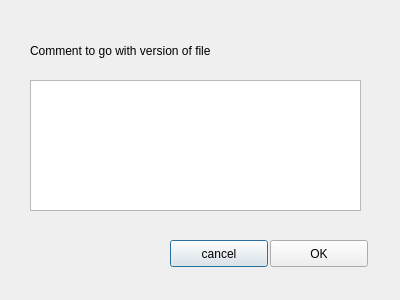
<?xml version="1.0" encoding="UTF-8"?>
<ui version="4.0">
 <class>getCommentForm</class>
 <widget class="QDialog" name="getCommentForm">
  <property name="geometry">
   <rect>
    <x>0</x>
    <y>0</y>
    <width>400</width>
    <height>300</height>
   </rect>
  </property>
  <property name="windowTitle">
   <string>getCommentForm</string>
  </property>
  <widget class="QLabel" name="label">
   <property name="geometry">
    <rect>
     <x>30</x>
     <y>30</y>
     <width>251</width>
     <height>41</height>
    </rect>
   </property>
   <property name="text">
    <string>Comment to go with version of file</string>
   </property>
  </widget>
  <widget class="QTextEdit" name="textEdit">
   <property name="geometry">
    <rect>
     <x>30</x>
     <y>80</y>
     <width>331</width>
     <height>131</height>
    </rect>
   </property>
  </widget>
  <widget class="QPushButton" name="cancelButton">
   <property name="geometry">
    <rect>
     <x>170</x>
     <y>240</y>
     <width>98</width>
     <height>27</height>
    </rect>
   </property>
   <property name="text">
    <string>cancel</string>
   </property>
  </widget>
  <widget class="QPushButton" name="okButton">
   <property name="geometry">
    <rect>
     <x>270</x>
     <y>240</y>
     <width>98</width>
     <height>27</height>
    </rect>
   </property>
   <property name="text">
    <string>OK</string>
   </property>
  </widget>
 </widget>
 <resources/>
 <connections/>
</ui>
